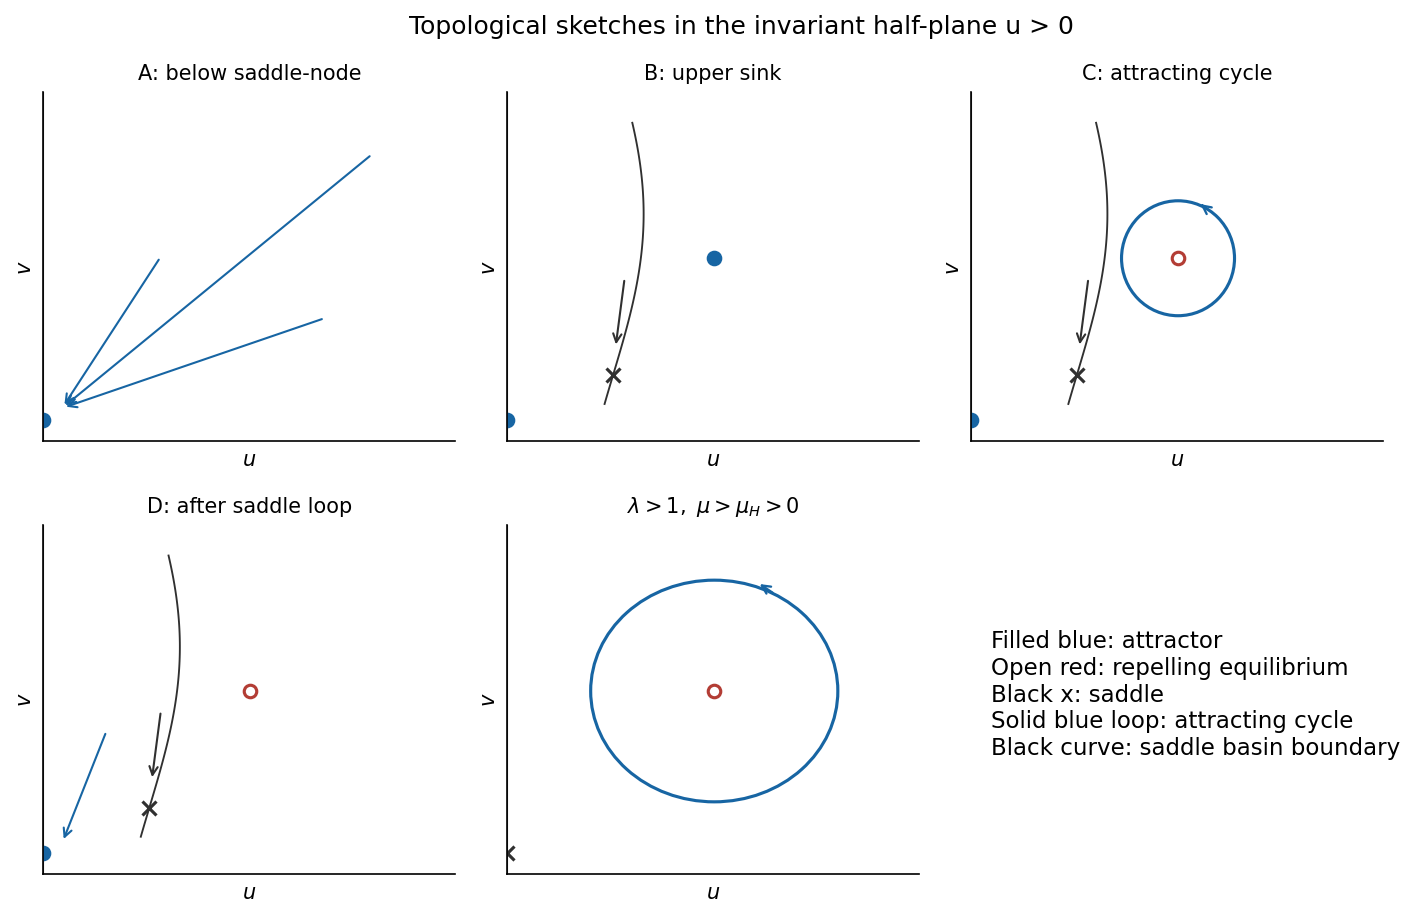

The script that drew this image:
from pathlib import Path
import numpy as np
import matplotlib
matplotlib.use("Agg")
import matplotlib.pyplot as plt
from matplotlib.patches import Ellipse
plt.rcParams.update({"font.size":10,"axes.spines.top":False,"axes.spines.right":False})
BLUE="#1765a3"; RED="#b33d35"; DARK="#303030"; GREEN="#398050"
def save(fig):
    fig.savefig(Path.cwd() / (Path(__file__).stem+".png"),dpi=150,facecolor="white",bbox_inches="tight")
    plt.close(fig)
def mark(ax,x,y,kind="sink"):
    if kind=="saddle":ax.plot(x,y,"x",color=DARK,ms=7,mew=1.5)
    else:ax.plot(x,y,"o",color=BLUE if kind=="sink" else RED,mfc=BLUE if kind=="sink" else "white",ms=6,mew=1.5)
def cycle(ax,cx,cy,w,h,stable=True,clockwise=True):
    color=BLUE if stable else RED
    ax.add_patch(Ellipse((cx,cy),w,h,fill=False,color=color,lw=1.5,ls="-" if stable else "--"))
    theta=np.pi/3
    px=cx+w/2*np.cos(theta);py=cy+h/2*np.sin(theta)
    sign=1 if clockwise else -1
    ax.annotate("",xy=(px+sign*.08*w,py-sign*.06*h),xytext=(px,py),arrowprops={"arrowstyle":"->","color":color,"lw":1.1})
def tidy(ax,xlabel,ylabel):
    ax.set_xlabel(xlabel);ax.set_ylabel(ylabel);ax.grid(alpha=.13)

fig,axs=plt.subplots(2,3,figsize=(10,6.2))
for i,ax in enumerate(axs.flat):
 if i==5:
  ax.axis("off")
  ax.text(.05,.7,"Filled blue: attractor\nOpen red: repelling equilibrium\nBlack x: saddle\nSolid blue loop: attracting cycle\nBlack curve: saddle basin boundary",va="top",fontsize=11)
  continue
 ax.set_xlim(0,1.75);ax.set_ylim(-.1,1.6);ax.set_xticks([]);ax.set_yticks([]);ax.set_xlabel(r"$u$");ax.set_ylabel(r"$v$")
 ax.axvline(0,color=DARK,lw=1)
 mark(ax,0,0,"saddle" if i==4 else "sink")
 if i==0:
  for u,v in [(.5,.8),(1.2,.5),(1.4,1.3)]:
   ax.annotate("",xy=(.08,.06),xytext=(u,v),arrowprops={"arrowstyle":"->","color":BLUE})
 else:
  if i<4:
   mark(ax,.45,.22,"saddle")
   v=np.linspace(.08,1.45,120);u=.45+.13*np.sin((v-.22)*2)
   ax.plot(u,v,color=DARK,lw=.9)
   ax.annotate("",xy=(.46,.35),xytext=(.5,.7),arrowprops={"arrowstyle":"->","color":DARK})
  mark(ax,.88,.79,"sink" if i==1 else "source")
  if i==2:cycle(ax,.88,.79,.48,.56,True,clockwise=False)
  if i==4:cycle(ax,.88,.79,1.05,1.08,True,clockwise=False)
  if i==3:
   ax.annotate("",xy=(.08,.05),xytext=(.27,.6),arrowprops={"arrowstyle":"->","color":BLUE})
 ax.set_title(["A: below saddle-node","B: upper sink","C: attracting cycle","D: after saddle loop",r"$\lambda>1,\ \mu>\mu_H>0$"][i],fontsize=10)
fig.suptitle("Topological sketches in the invariant half-plane u > 0",fontsize=12)
fig.tight_layout();save(fig)
